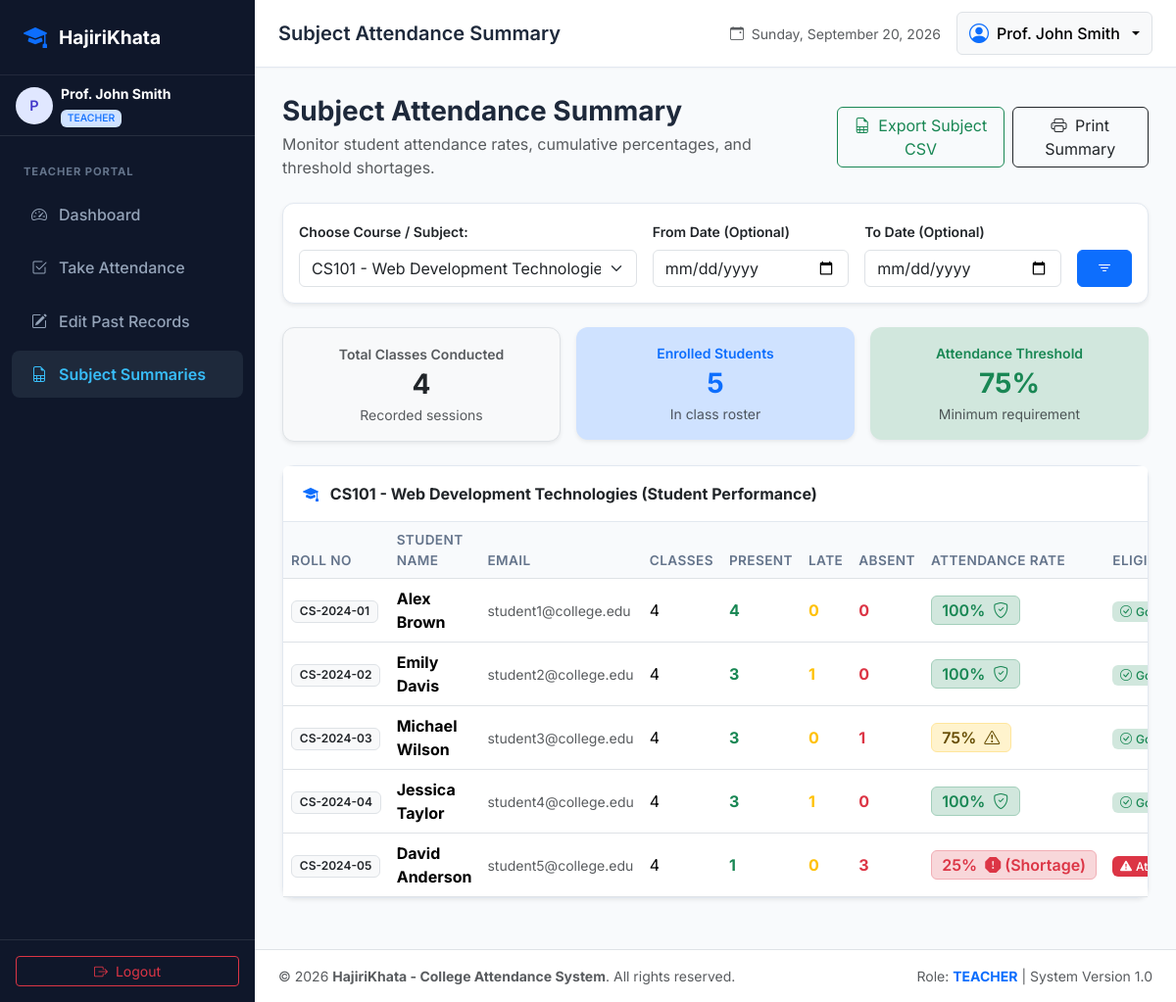
The page /teacher/view_attendance.php (signed in) on the database its author committed.
### tables this page shows
CREATE TABLE `subjects` (
    `id` INT AUTO_INCREMENT PRIMARY KEY,
    `subject_code` VARCHAR(20) NOT NULL UNIQUE,
    `subject_name` VARCHAR(100) NOT NULL,
    `department_id` INT NOT NULL,
    `semester_id` INT NOT NULL,
    `credit_hours` INT DEFAULT 3,
    `created_at` TIMESTAMP DEFAULT CURRENT_TIMESTAMP,
    FOREIGN KEY (`department_id`) REFERENCES `departments`(`id`) ON DELETE CASCADE,
    FOREIGN KEY (`semester_id`) REFERENCES `semesters`(`id`) ON DELETE CASCADE
);

CREATE TABLE `users` (
    `id` INT AUTO_INCREMENT PRIMARY KEY,
    `username` VARCHAR(50) NOT NULL UNIQUE,
    `email` VARCHAR(100) NOT NULL UNIQUE,
    `password` VARCHAR(255) NOT NULL,
    `full_name` VARCHAR(100) NOT NULL,
    `role` ENUM('admin', 'teacher', 'student') NOT NULL,
    `department_id` INT NULL,
    `roll_no` VARCHAR(50) NULL UNIQUE,
    `phone` VARCHAR(20) NULL,
    `created_at` TIMESTAMP DEFAULT CURRENT_TIMESTAMP,
    `updated_at` TIMESTAMP DEFAULT CURRENT_TIMESTAMP ON UPDATE CURRENT_TIMESTAMP,
    FOREIGN KEY (`department_id`) REFERENCES `departments`(`id`) ON DELETE SET NULL
);

### teacher/view_attendance.php (the view, shortened to what this page needs)
<?php
require_once __DIR__ . '/../config/db.php';
require_once __DIR__ . '/../includes/helpers.php';
$user = current_user();
$teacher_id = $user['id'];
$stmt = $pdo->prepare("
    SELECT s.id, s.subject_code, s.subject_name, d.code AS dept_code, sem.name AS sem_name
    FROM subjects s
    JOIN subject_teacher st ON s.id = st.subject_id
    JOIN departments d ON s.department_id = d.id
    JOIN semesters sem ON s.semester_id = sem.id
    WHERE st.teacher_id = :teach
    ORDER BY s.subject_code ASC
");
$stmt->execute([':teach' => $teacher_id]);
$assigned_subjects = $stmt->fetchAll();
$selected_subject_id = (int)($_GET['subject_id'] ?? ($assigned_subjects[0]['id'] ?? 0));
$from_date = clean_input($_GET['from_date'] ?? '');
$to_date   = clean_input($_GET['to_date'] ?? '');
$student_summaries = [];
$total_classes_conducted = 0;
$current_subject = null;
if ($selected_subject_id > 0) {
    $stmt = $pdo->prepare("
        SELECT s.*, d.name AS dept_name, sem.name AS sem_name
        FROM subjects s
        JOIN departments d ON s.department_id = d.id
        JOIN semesters sem ON s.semester_id = sem.id
        WHERE s.id = :id
    ");
    $stmt->execute([':id' => $selected_subject_id]);
    $current_subject = $stmt->fetch();
    $where = ["a.subject_id = :subj", "a.teacher_id = :teach"];
    $params = [':subj' => $selected_subject_id, ':teach' => $teacher_id];
    $where_clause = implode(" AND ", $where);
    $stmt = $pdo->prepare("
        SELECT COUNT(DISTINCT attendance_date, time_slot)
        FROM attendance a
        WHERE {$where_clause}
    ");
    $stmt->execute($params);
    $total_classes_conducted = (int)$stmt->fetchColumn();
    $stmt = $pdo->prepare("
        SELECT
            u.id AS student_id,
            u.roll_no,
            u.full_name,
            u.email,
            COUNT(a.id) AS total_marked,
            SUM(CASE WHEN a.status = 'Present' THEN 1 ELSE 0 END) AS present_count,
            SUM(CASE WHEN a.status = 'Late' THEN 1 ELSE 0 END) AS late_count,
            SUM(CASE WHEN a.status = 'Absent' THEN 1 ELSE 0 END) AS absent_count
        FROM users u
        JOIN subject_student ss ON u.id = ss.student_id
        LEFT JOIN attendance a ON u.id = a.student_id AND {$where_clause}
        WHERE ss.subject_id = :subj_id AND u.role = 'student'
        GROUP BY u.id, u.roll_no, u.full_name, u.email
        ORDER BY u.roll_no ASC
    ");
    $enrolled_params = array_merge($params, [':subj_id' => $selected_subject_id]);
    $stmt->execute($enrolled_params);
    $student_summaries = $stmt->fetchAll();
}
$export_qs = http_build_query([
    'subject_id' => $selected_subject_id,
    'from_date'  => $from_date,
    'to_date'    => $to_date
]);
require_once __DIR__ . '/../includes/header.php';
?>
<div class="container-fluid px-0">
    <div class="d-flex flex-column flex-md-row justify-content-between align-items-md-center mb-4 gap-3 no-print">
        <div>
            <h3 class="fw-bold text-slate-900 mb-1">Subject Attendance Summary</h3>
            <p class="text-muted mb-0">Monitor student attendance rates, cumulative percentages, and threshold shortages.</p>
        </div>
        <div class="d-flex gap-2">
            <a href="<?= BASE_URL ?>admin/export.php?format=csv&<?= $export_qs ?>" class="btn btn-outline-success">
                <i class="bi bi-file-earmark-spreadsheet me-1"></i> Export Subject CSV
            </a>
            <button type="button" class="btn btn-outline-dark" onclick="window.print()">
                <i class="bi bi-printer me-1"></i> Print Summary
            </button>
        </div>
    </div>
    <div class="card shadow-sm mb-4 no-print">
        <div class="card-body">
            <form action="view_attendance.php" method="GET" class="row g-3 align-items-end">
                <div class="col-md-5">
                    <label class="form-label fw-semibold small">Choose Course / Subject:</label>
                    <select name="subject_id" class="form-select" onchange="this.form.submit()">
                        <?php foreach ($assigned_subjects as $s): ?>
                            <option value="<?= $s['id'] ?>" <?= $s['id'] == $selected_subject_id ? 'selected' : '' ?>>
                                <?= e($s['subject_code']) ?> - <?= e($s['subject_name']) ?> (<?= e($s['dept_code']) ?>)
                            </option>
                        <?php endforeach; ?>
                    </select>
                </div>
                <div class="col-md-3">
                    <label class="form-label fw-semibold small">From Date (Optional)</label>
                    <input type="date" name="from_date" class="form-control" value="<?= e($from_date) ?>">
                </div>
                <div class="col-md-3">
                    <label class="form-label fw-semibold small">To Date (Optional)</label>
                    <input type="date" name="to_date" class="form-control" value="<?= e($to_date) ?>">
                </div>
                <div class="col-md-1">
                    <button type="submit" class="btn btn-primary w-100">
                        <i class="bi bi-filter"></i>
                    </button>
                </div>
            </form>
        </div>
    </div>
    <?php if ($current_subject): ?>
        <div class="row g-3 mb-4">
            <div class="col-sm-4">
                <div class="card p-3 bg-light border shadow-sm text-center">
                    <span class="text-muted small fw-semibold">Total Classes Conducted</span>
                    <h3 class="fw-bold my-1 text-slate-800"><?= $total_classes_conducted ?></h3>
                    <span class="text-muted small">Recorded sessions</span>
                </div>
            </div>
            <div class="col-sm-4">
                <div class="card p-3 bg-primary-subtle border-0 shadow-sm text-center">
                    <span class="text-primary small fw-semibold">Enrolled Students</span>
                    <h3 class="fw-bold my-1 text-primary"><?= count($student_summaries) ?></h3>
                    <span class="text-muted small">In class roster</span>
                </div>
            </div>
            <div class="col-sm-4">
                <div class="card p-3 bg-success-subtle border-0 shadow-sm text-center">
                    <span class="text-success small fw-semibold">Attendance Threshold</span>
                    <h3 class="fw-bold my-1 text-success"><?= ATTENDANCE_THRESHOLD ?>%</h3>
                    <span class="text-muted small">Minimum requirement</span>
                </div>
            </div>
        </div>
        <div class="card shadow-sm mb-4">
            <div class="card-header bg-white d-flex justify-content-between align-items-center">
                <span class="fw-bold text-slate-800">
                    <i class="bi bi-mortarboard-fill text-primary me-2"></i>
                    <?= e($current_subject['subject_code']) ?> - <?= e($current_subject['subject_name']) ?> (Student Performance)
                </span>
            </div>
            <div class="card-body p-0">
                <div class="table-responsive">
                    <table class="table table-hover align-middle mb-0">
                        <thead>
                            <tr>
                                <th>Roll No</th>
                                <th>Student Name</th>
                                <th>Email</th>
                                <th>Classes</th>
                                <th>Present</th>
                                <th>Late</th>
                                <th>Absent</th>
                                <th>Attendance Rate</th>
                                <th>Eligibility Status</th>
                            </tr>
                        </thead>
                        <tbody>
                            <?php if (empty($student_summaries)): ?>
                                <tr>
                                    <td colspan="9" class="text-center py-4 text-muted">No students enrolled in this subject.</td>
                                </tr>
                            <?php else: ?>
                                <?php foreach ($student_summaries as $sm):
                                    $t_classes = (int)$sm['total_marked'];
                                    $p_count   = (int)$sm['present_count'];
                                    $l_count   = (int)$sm['late_count'];
                                    $a_count   = (int)$sm['absent_count'];
                                    $pct = calculate_attendance_percentage($p_count, $l_count, $t_classes);
                                ?>
                                    <tr>
                                        <td><span class="badge bg-light text-dark border fw-semibold"><?= e($sm['roll_no']) ?></span></td>
                                        <td><strong><?= e($sm['full_name']) ?></strong></td>
                                        <td><small class="text-muted"><?= e($sm['email']) ?></small></td>
                                        <td><?= $t_classes ?></td>
                                        <td><span class="text-success fw-bold"><?= $p_count ?></span></td>
                                        <td><span class="text-warning fw-bold"><?= $l_count ?></span></td>
                                        <td><span class="text-danger fw-bold"><?= $a_count ?></span></td>
                                        <td>
                                            <?php if ($t_classes > 0): ?>
                                                <?= get_percentage_badge($pct) ?>
                                            <?php else: ?>
                                                <span class="badge bg-light text-muted border">No logs</span>
                                            <?php endif; ?>
                                        </td>
                                        <td>
                                            <?php if ($t_classes === 0): ?>
                                                <span class="badge bg-light text-muted border">Pending</span>
                                            <?php elseif ($pct >= ATTENDANCE_THRESHOLD): ?>
                                                <span class="badge bg-success-subtle text-success"><i class="bi bi-check-circle me-1"></i>Good Standing</span>
                                            <?php else: ?>
                                                <span class="badge bg-danger text-white"><i class="bi bi-exclamation-triangle-fill me-1"></i>Attendance Shortage</span>
                                            <?php endif; ?>
                                        </td>
                                    </tr>
                                <?php endforeach; ?>
                            <?php endif; ?>
                        </tbody>
                    </table>
                </div>
            </div>
        </div>
    <?php endif; ?>
</div>
<?php require_once __DIR__ . '/../includes/footer.php'; ?>

### includes/helpers.php (shortened to what this page needs)
<?php
function e($value): string {
    return htmlspecialchars((string)($value ?? ''), ENT_QUOTES, 'UTF-8');
}
function clean_input($data): string {
    $data = trim((string)$data);
    $data = stripslashes($data);
    return $data;
}
function calculate_attendance_percentage(int $present, int $late, int $total): float {
    $attended = $present + $late;
    return round(($attended / $total) * 100, 2);
}
function get_percentage_badge(float $percentage, float $threshold = ATTENDANCE_THRESHOLD): string {
    if ($percentage >= 80.0) {
        return '<span class="badge bg-success-subtle text-success border border-success-subtle px-2.5 py-1.5 fs-6 fw-semibold">' . $percentage . '% <i class="bi bi-shield-check ms-1"></i></span>';
    } elseif ($percentage >= $threshold) {
        return '<span class="badge bg-warning-subtle text-warning-emphasis border border-warning-subtle px-2.5 py-1.5 fs-6 fw-semibold">' . $percentage . '% <i class="bi bi-exclamation-triangle ms-1"></i></span>';
    } else {
        return '<span class="badge bg-danger-subtle text-danger border border-danger-subtle px-2.5 py-1.5 fs-6 fw-semibold">' . $percentage . '% <i class="bi bi-exclamation-octagon-fill ms-1"></i> (Shortage)</span>';
    }
}

### assets/css/style.css (style rules this page uses)
:root { --primary-color: #3b82f6; --primary-hover: #2563eb; --sidebar-bg: #0f172a; --sidebar-color: #94a3b8; --sidebar-active-bg: #1e293b; --sidebar-active-text: #38bdf8; --sidebar-width: 260px; --card-shadow: 0 4px 6px -1px rgba(0, 0, 0, 0.07), 0 2px 4px -2px rgba(0, 0, 0, 0.05); --card-shadow-hover: 0 10px 15px -3px rgba(0, 0, 0, 0.1), 0 4px 6px -4px rgba(0, 0, 0, 0.05); --present-color: #10b981; --absent-color: #ef4444; --late-color: #f59e0b; }
body { font-family: 'Inter', system-ui, -apple-system, BlinkMacSystemFont, 'Segoe UI', Roboto, Oxygen, Ubuntu, Cantarell, sans-serif; background-color: #f8fafc; color: #1e293b; min-height: 100vh; }
.card { border: 1px solid #e2e8f0; border-radius: 0.75rem; box-shadow: var(--card-shadow); }
.card-header { background-color: #ffffff; border-bottom: 1px solid #e2e8f0; padding: 1rem 1.25rem; font-weight: 600; }
.table th { font-weight: 600; font-size: 0.85rem; text-transform: uppercase; letter-spacing: 0.03em; color: #64748b; background-color: #f8fafc; border-bottom-width: 1px; }
.badge { font-weight: 500; }

### rows shown on the page
subjects: subject_code "CS101", subject_name "Web Development Technologies"
users: roll_no "CS-2024-01", full_name "Alex Brown", email "student1@college.edu", t_classes "4", p_count "4", l_count "0", a_count "0", shows "Good Standing"
users: roll_no "CS-2024-02", full_name "Emily Davis", email "student2@college.edu", t_classes "4", p_count "3", l_count "1", a_count "0", shows "Good Standing"
users: roll_no "CS-2024-03", full_name "Michael Wilson", email "student3@college.edu", t_classes "4", p_count "3", l_count "0", a_count "1", shows "Good Standing"
users: roll_no "CS-2024-04", full_name "Jessica Taylor", email "student4@college.edu", t_classes "4", p_count "3", l_count "1", a_count "0", shows "Good Standing"
users: roll_no "CS-2024-05", full_name "David Anderson", email "student5@college.edu", t_classes "4", p_count "1", l_count "0", a_count "3", shows "Attendance Shortage"

### other values the page prints
substr($user['full_name'] ?? 'U', 0, 1) "P"
$user['full_name'] "Prof. John Smith"
$user['role'] "TEACHER"
$page_title "Subject Attendance Summary"
$total_classes_conducted "4"
count($student_summaries) "5"
ATTENDANCE_THRESHOLD "75"
APP_NAME "HajiriKhata - College Attendance System"
$role "TEACHER"
form field subject_id "CS101 - Web Development Technologies (CSE)"
